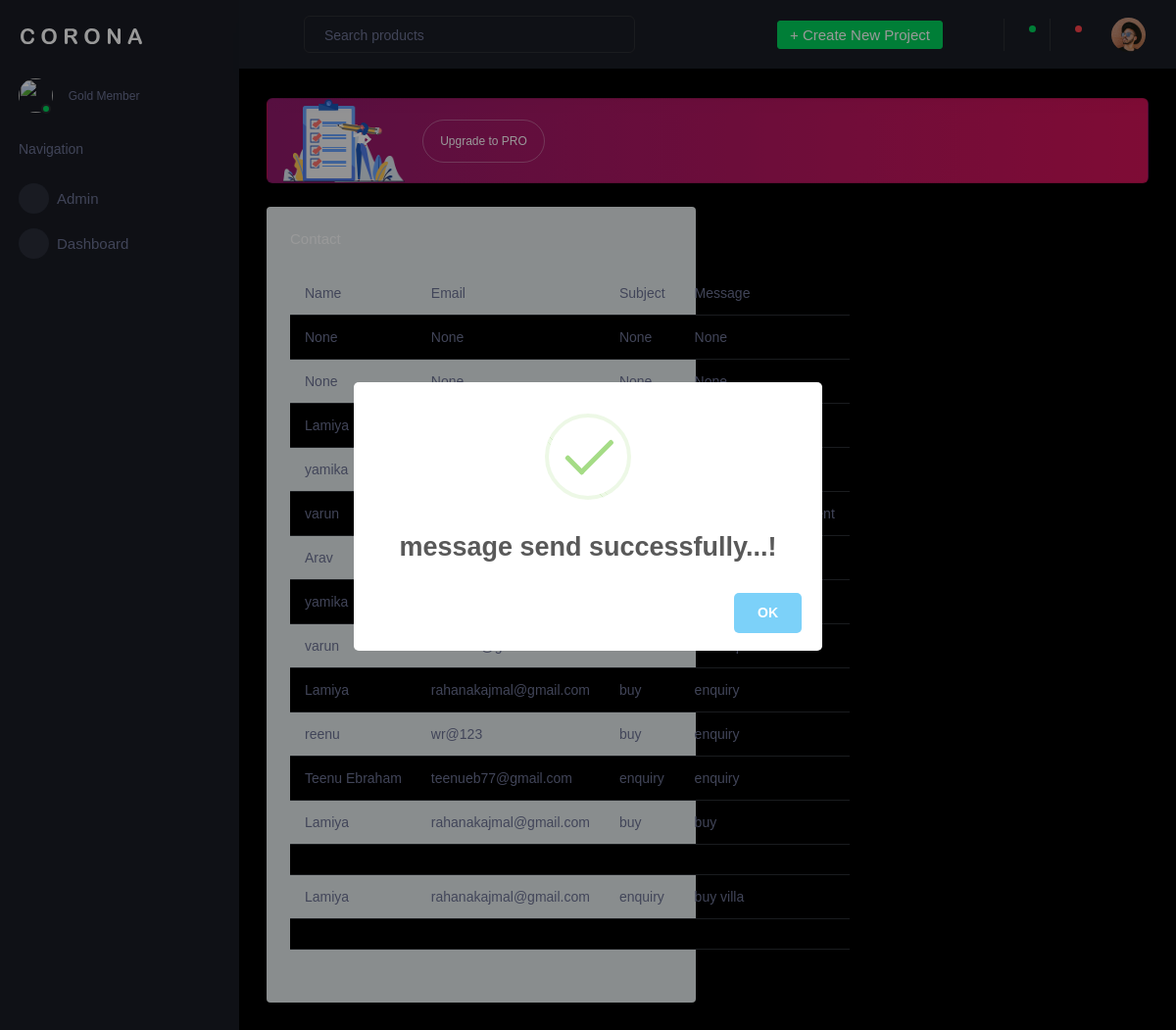
Page /luxuaryvillaApp/displaycontactfn/ on the committed database.
### luxuaryvillaApp/models.py (models this page shows)
class ContactDb(models.Model):
    name = models.CharField(max_length=50, null=True, blank=True)
    email = models.EmailField(max_length=50, null=True, blank=True)
    subject = models.CharField(max_length=50, null=True, blank=True)
    message = models.CharField(max_length=100, null=True, blank=True)

### luxuaryvillaApp/views.py (the view)
# urls.py: path('displaycontactfn/', views.displaycontactfn, name="displaycontactfn"),
def displaycontactfn(req):
    data=ContactDb.objects.all()
    messages.success(req, "message send successfully...!")
    return render(req,"displaycontact.html",{'data':data})

### luxuaryvillaApp/Templates/displaycontact.html (shortened to what this page needs)
<!DOCTYPE html>
{% extends 'index.html' %}
{% block content %}
<html lang="en" xmlns="http://www.w3.org/1999/html">
<head>
</head>
<body>
<div class="col-sm-12 col-xl-6">
                        <div class="bg-secondary rounded h-100 p-4">
                            <h6 class="mb-4">Contact</h6>
                            <table class="table table-striped">
                                <thead>
                                    <tr>
                                        <th scope="col">Name</th>
                                        <th scope="col">Email</th>
                                        <th scope="col">Subject</th>
                                        <th scope="col">Message</th>
                                    </tr>
                                </thead>
                                <tbody>
                                {% for i in data %}
                                    <tr>
                                        <td>{{i.name}}</td>
                                        <td>{{i.email}}</td>
                                        <td>{{i.subject}}</td>
                                        <td>{{i.message}}</td>
                                    </tr>
                                    {% endfor %}
                                </tbody>
{% endblock %}

### luxuaryvillaApp/Templates/index.html (shortened to what this page needs)
<!DOCTYPE html>
{% load static %}
<html lang="en">
  <head>
    <link rel="stylesheet" href="{% static 'assets/vendors/mdi/css/materialdesignicons.min.css' %}">
    <link rel="stylesheet" href="{% static 'assets/vendors/css/vendor.bundle.base.css' %}">
    <link rel="stylesheet" href="{% static 'assets/vendors/jvectormap/jquery-jvectormap.css' %}">
    <link rel="stylesheet" href="{% static 'assets/vendors/flag-icon-css/css/flag-icon.min.css' %}">
    <link rel="stylesheet" href="{% static 'assets/vendors/owl-carousel-2/owl.carousel.min.css' %}">
    <link rel="stylesheet" href="{% static 'assets/vendors/owl-carousel-2/owl.theme.default.min.css' %}">
    <link rel="stylesheet" href="{% static 'assets/css/style.css' %}">
  </head>
  <body>
    <div class="container-scroller">
      <nav class="sidebar sidebar-offcanvas" id="sidebar">
        <div class="sidebar-brand-wrapper d-none d-lg-flex align-items-center justify-content-center fixed-top">
          <a class="sidebar-brand brand-logo" href="index.html"><img src="{% static 'assets/images/logo.svg' %}" alt="logo" /></a>
        </div>
        <ul class="nav">
          <li class="nav-item profile">
            <div class="profile-desc">
              <div class="profile-pic">
                <div class="count-indicator">
                  <img class="img-xs rounded-circle " src="{% static 'C:\Users\AJMAL\OneDrive\Pictures\books.jpg' %}" alt="">
                  <span class="count bg-success"></span>
                </div>
                <div class="profile-name">
                  <span>Gold Member</span>
                </div>
              </div>
              <a href="#" id="profile-dropdown" data-toggle="dropdown"><i class="mdi mdi-dots-vertical"></i></a>
            </div>
          </li>
          <li class="nav-item nav-category">
            <span class="nav-link">Navigation</span>
          </li>
          <li class="nav-item menu-items">
            <a class="nav-link" href="{% url 'indexfun' %}">
              <span class="menu-icon">
                <i class="mdi mdi-speedometer"></i>
              </span>
              <span class="menu-title">Admin</span><br><br>
            </a>
          </li>
              <li class="nav-item menu-items">
            <a class="nav-link" data-toggle="collapse" href="#ui-basic" aria-expanded="false" aria-controls="ui-basic">
              <span class="menu-icon">
                <i class="mdi mdi-laptop"></i>
              </span>
              <span class="menu-title">Dashboard</span>
              <i class="menu-arrow"></i>
            </a>
          </li>
        </ul>
      </nav>
      <div class="container-fluid page-body-wrapper">
        <nav class="navbar p-0 fixed-top d-flex flex-row">
          <div class="navbar-menu-wrapper flex-grow d-flex align-items-stretch">
            <button class="navbar-toggler navbar-toggler align-self-center" type="button" data-toggle="minimize">
              <span class="mdi mdi-menu"></span>
            </button>
            <ul class="navbar-nav w-100">
              <li class="nav-item w-100">
                <form class="nav-link mt-2 mt-md-0 d-none d-lg-flex search">
                  <input type="text" class="form-control" placeholder="Search products">
                </form>
              </li>
            </ul>
            <ul class="navbar-nav navbar-nav-right">
              <li class="nav-item dropdown d-none d-lg-block">
                <a class="nav-link btn btn-success create-new-button" id="createbuttonDropdown" data-toggle="dropdown" aria-expanded="false" href="#">+ Create New Project</a>
              </li>
              <li class="nav-item nav-settings d-none d-lg-block">
                <a class="nav-link" href="#">
                  <i class="mdi mdi-view-grid"></i>
                </a>
              </li>
              <li class="nav-item dropdown border-left">
                <a class="nav-link count-indicator dropdown-toggle" id="messageDropdown" href="#" data-toggle="dropdown" aria-expanded="false">
                  <i class="mdi mdi-email"></i>
                  <span class="count bg-success"></span>
                </a>
              </li>
              <li class="nav-item dropdown border-left">
                <a class="nav-link count-indicator dropdown-toggle" id="notificationDropdown" href="#" data-toggle="dropdown">
                  <i class="mdi mdi-bell"></i>
                  <span class="count bg-danger"></span>
                </a>
              </li>
              <li class="nav-item dropdown">
                <a class="nav-link" id="profileDropdown" href="#" data-toggle="dropdown">
                  <div class="navbar-profile">
                    <img class="img-xs rounded-circle" src="{% static 'assets/images/faces/face15.jpg' %}" alt="">
                  </div>
                </a>
              </li>
            </ul>
          </div>
        </nav>
        <div class="main-panel">
          <div class="content-wrapper">
            <div class="row">
              <div class="col-12 grid-margin stretch-card">
                <div class="card corona-gradient-card">
                  <div class="card-body py-0 px-0 px-sm-3">
                    <div class="row align-items-center">
                      <div class="col-4 col-sm-3 col-xl-2">
                        <img src="{% static 'assets/images/dashboard/Group126@2x.png' %}" class="gradient-corona-img img-fluid" alt="">
                      </div>
                      <div class="col-3 col-sm-2 col-xl-2 pl-0 text-center">
                        <span>
                          <a href=" " target="_blank" class="btn btn-outline-light btn-rounded get-started-btn">Upgrade to PRO</a>
                        </span>
                      </div>
                    </div>
                  </div>
                </div>
              </div>
            </div>
            <div class="row">
              {% block content %}{% endblock %}
          </div>
        </div>
      </div>
    </div>
  </body>
</html>

### rows in the picture
ContactDb: name "None", email "None", subject "None", message "None"
ContactDb: name "None", email "None", subject "None", message "None"
ContactDb: name "Lamiya"
ContactDb: name "yamika"
ContactDb: name "varun"
ContactDb: name "Arav"
ContactDb: name "yamika"
ContactDb: name "varun"
ContactDb: name "Lamiya", email "rahanakajmal@gmail.com", subject "buy", message "enquiry"
ContactDb: name "reenu", email "wr@123", subject "buy", message "enquiry"
ContactDb: name "Teenu Ebraham", email "teenueb77@gmail.com", subject "enquiry", message "enquiry"
ContactDb: name "Lamiya", email "rahanakajmal@gmail.com", subject "buy", message "buy"
ContactDb: name "Lamiya", email "rahanakajmal@gmail.com", subject "enquiry", message "buy villa"
